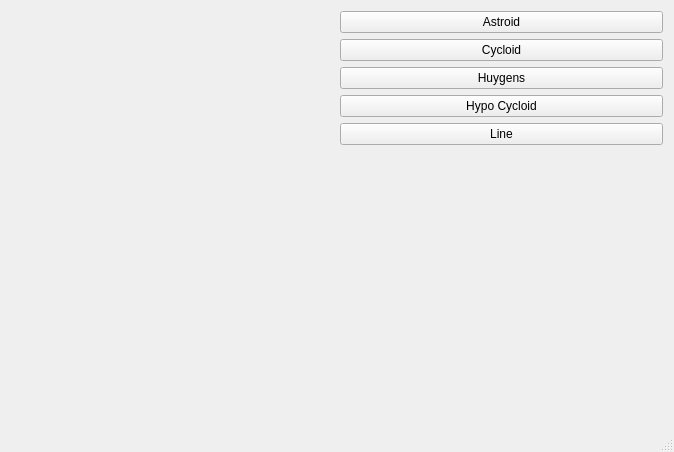
<?xml version="1.0" encoding="UTF-8"?>
<ui version="4.0">
 <class>MainWindow</class>
 <widget class="QMainWindow" name="MainWindow">
  <property name="geometry">
   <rect>
    <x>0</x>
    <y>0</y>
    <width>674</width>
    <height>452</height>
   </rect>
  </property>
  <property name="windowTitle">
   <string>MainWindow</string>
  </property>
  <widget class="QWidget" name="centralWidget">
   <layout class="QGridLayout" name="gridLayout">
    <item row="0" column="0">
     <layout class="QHBoxLayout" name="horizontalLayout">
      <item>
       <widget class="RenderArea" name="renderArea" native="true"/>
      </item>
      <item>
       <layout class="QVBoxLayout" name="verticalLayout">
        <item>
         <widget class="QPushButton" name="btnAstroid">
          <property name="text">
           <string>Astroid</string>
          </property>
         </widget>
        </item>
        <item>
         <widget class="QPushButton" name="btnCycloid">
          <property name="text">
           <string>Cycloid</string>
          </property>
         </widget>
        </item>
        <item>
         <widget class="QPushButton" name="btnHuygens">
          <property name="text">
           <string>Huygens</string>
          </property>
         </widget>
        </item>
        <item>
         <widget class="QPushButton" name="btnHypo">
          <property name="text">
           <string>Hypo Cycloid</string>
          </property>
         </widget>
        </item>
        <item>
         <widget class="QPushButton" name="btnLine">
          <property name="text">
           <string>Line</string>
          </property>
         </widget>
        </item>
        <item>
         <spacer name="verticalSpacer">
          <property name="orientation">
           <enum>Qt::Vertical</enum>
          </property>
          <property name="sizeHint" stdset="0">
           <size>
            <width>20</width>
            <height>40</height>
           </size>
          </property>
         </spacer>
        </item>
       </layout>
      </item>
     </layout>
    </item>
   </layout>
  </widget>
  <widget class="QStatusBar" name="statusBar"/>
 </widget>
 <layoutdefault spacing="6" margin="11"/>
 <customwidgets>
  <customwidget>
   <class>RenderArea</class>
   <extends>QWidget</extends>
   <header>renderarea.h</header>
   <container>1</container>
  </customwidget>
 </customwidgets>
 <resources/>
 <connections/>
</ui>
